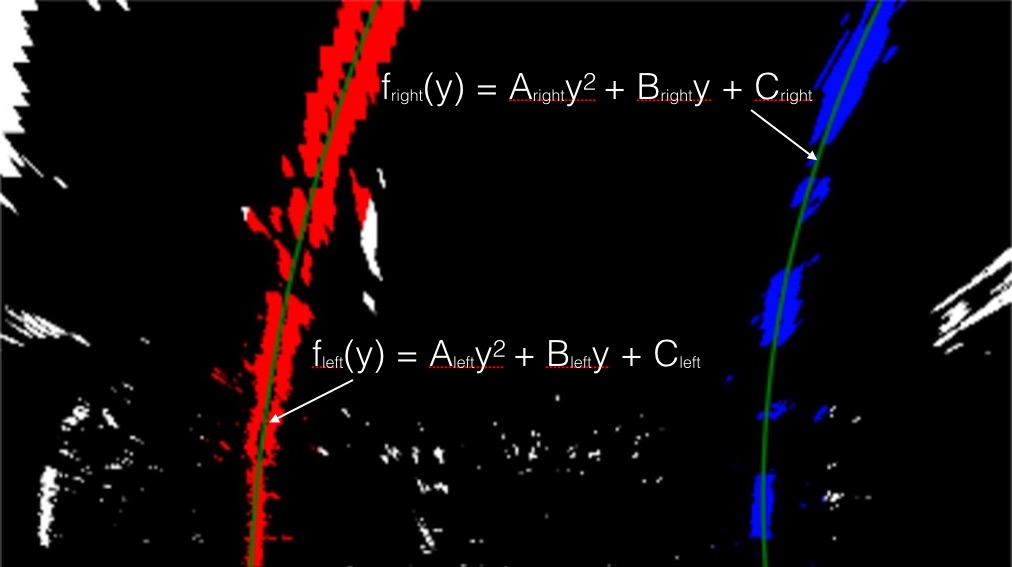
#> input picture examples/color_fit_lines.jpg, 1012 x 567 px
$ python -i imageProcessing.py   (imports and definitions only)   (older library calls are emulated)
#> lines starting #> are read from the running program, lines starting #| are printed output that depends on the picture; after the words box and inside, x2 and y2 are one past the last pixel; in counts of white or black regions, pixels touching at a corner belong together
import cv2
import numpy as np


# COLOR SPACES:

def rgb2hsv(img):
    return cv2.cvtColor(img, cv2.COLOR_RGB2HSV)


def rgb2hls(img):
    return cv2.cvtColor(img, cv2.COLOR_RGB2HLS)
#> returned value: shape (567, 1012, 3); mean of channels 0, 1, 2 15.3, 13.6, 37.6


def rgb2lab(img):
    return cv2.cvtColor(img, cv2.COLOR_RGB2Lab)


def hls2gray(img):
    return cv2.cvtColor(img, cv2.COLOR_HLS2GRAY)


def rgb2gray(img):
    return cv2.cvtColor(img, cv2.COLOR_RGB2GRAY)


def bgr2gray(img):
    # Use when reading an image with cv2.imread()
    return cv2.cvtColor(img, cv2.COLOR_BGR2GRAY)


# IMAGE PROCESSING:

# [9 lines left out: function eq, not called in this run]


# HLS FILTERS:

def yellowHlsFilter(img, lower=[15, 25, 155], upper=[45, 200, 255]):
    # H in [0, 180], S in [0, 255], L in [0, 255]
    # See http://hslpicker.com

    lower = np.uint8(lower)
#> lower = [15, 25, 155]
    upper = np.uint8(upper)
#> upper = [45, 200, 255]

    return cv2.inRange(img, lower, upper)
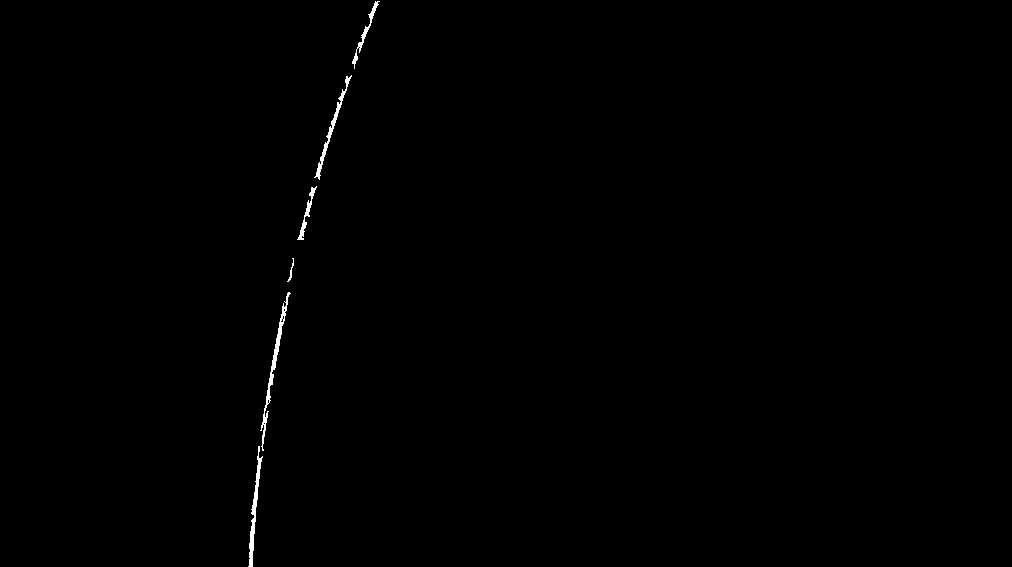
#> returned value: shape (567, 1012); 0.32% white; 6 white regions, box (x1, y1, x2, y2) and area: (260, 292, 291, 451) 543, (248, 446, 263, 567) 449, (314, 75, 352, 180) 386, (352, 1, 380, 69) 230, (297, 186, 317, 240) 207, (287, 258, 294, 282) 43


def whiteHlsFilter(img, lower=[0, 200, 155], upper=[180, 255, 255]):
    # H in [0, 180], S in [0, 255], L in [0, 255]
    # See http://hslpicker.com

    lower = np.uint8(lower)
#> lower = [0, 200, 155]
    upper = np.uint8(upper)
#> upper = [180, 255, 255]

    return cv2.inRange(img, lower, upper)
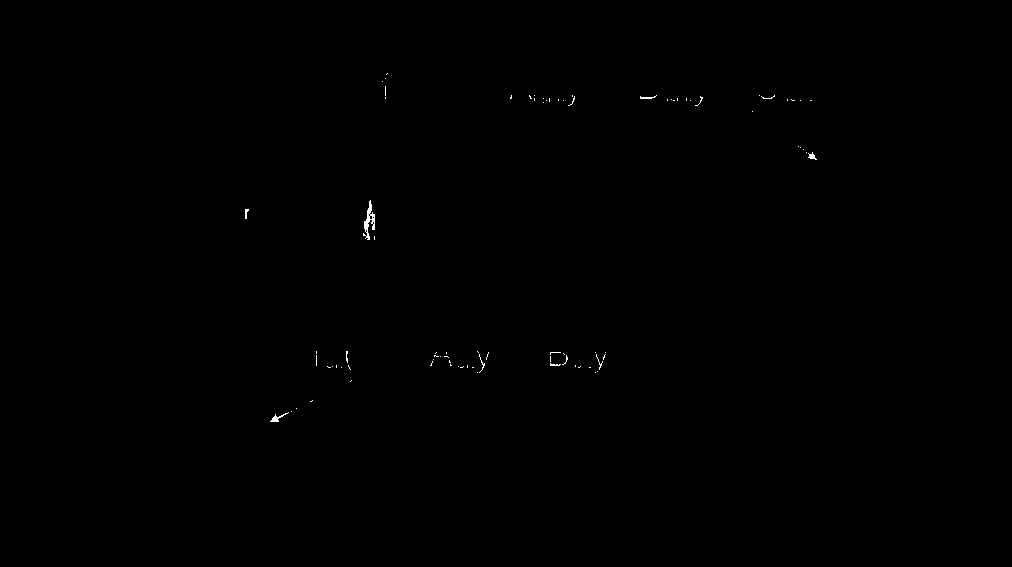
#> returned value: shape (567, 1012); 0.12% white in thin lines or dots, all inside (x1, y1, x2, y2) = (245, 73, 817, 422)


def yellowAndWhiteHlsFilter(img):
    return cv2.bitwise_or(yellowHlsFilter(img), whiteHlsFilter(img))
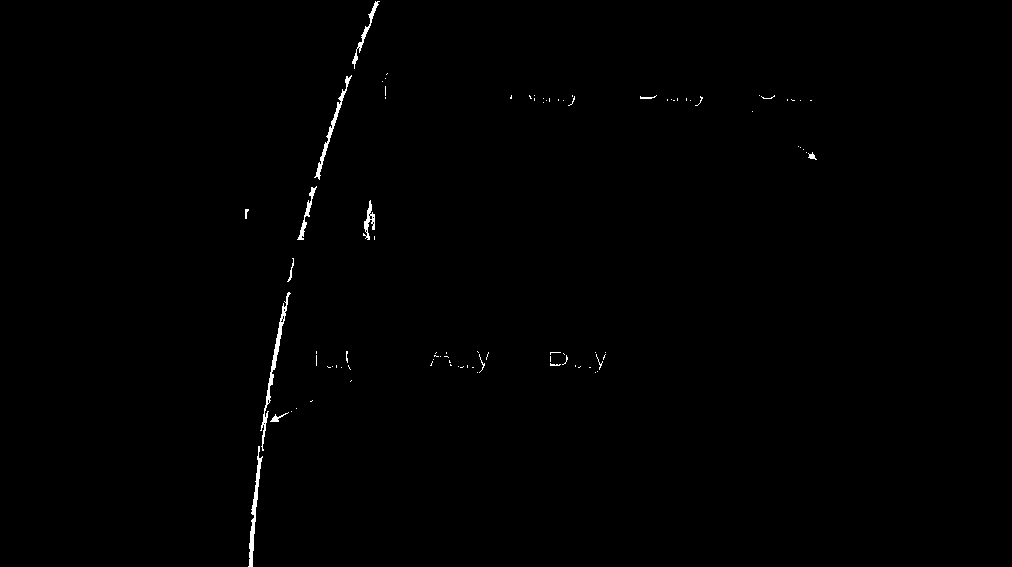
#> returned value: shape (567, 1012); 0.44% white; 90 white regions (76 under 20 px), largest, box (x1, y1, x2, y2) and area: (260, 292, 291, 451) 543, (248, 446, 263, 567) 449, (314, 75, 352, 180) 386


# HLS-H FILTERS:

# [35 lines left out: functions hlsHFilter, hlsSFilter, labYellowFilter, labBFilter, not called in this run]


# RGB IMAGE + FILTER STACKED:

def yellowAndWhiteRgbFiltered(img):
    return cv2.bitwise_and(img, img, mask=yellowAndWhiteHlsFilter(rgb2hls(img)))
#> returned value: shape (567, 1012, 3)


# REGION OF INTEREST / MASKING:

# [75 lines left out: functions regionOfInterestFilter, abs_sobel_thresh, mag_thresh, dir_threshold, lap_threshold, not called in this run]

def gaussianBlur(img, kernel_size=3):
    return cv2.GaussianBlur(img, (kernel_size, kernel_size), 0)


def canny(img, low_threshold, high_threshold):
    return cv2.Canny(img, low_threshold, high_threshold)


def houghLines(img, rho, theta, threshold, min_line_len, max_line_gap):
    return cv2.HoughLinesP(img, rho, theta, threshold, np.array([]), minLineLength=min_line_len, maxLineGap=max_line_gap)


# [64 lines left out: functions drawLines, classifyLinesPoints, not called in this run]


def weighted_img(img, initial_img, α=0.8, β=1., λ=0.):
    return cv2.addWeighted(initial_img, α, img, β, λ)

>>> import cv2
>>> picture = cv2.cvtColor(cv2.imread('../../examples/color_fit_lines.jpg'), cv2.COLOR_BGR2RGB)
>>> result = yellowAndWhiteRgbFiltered(picture)
